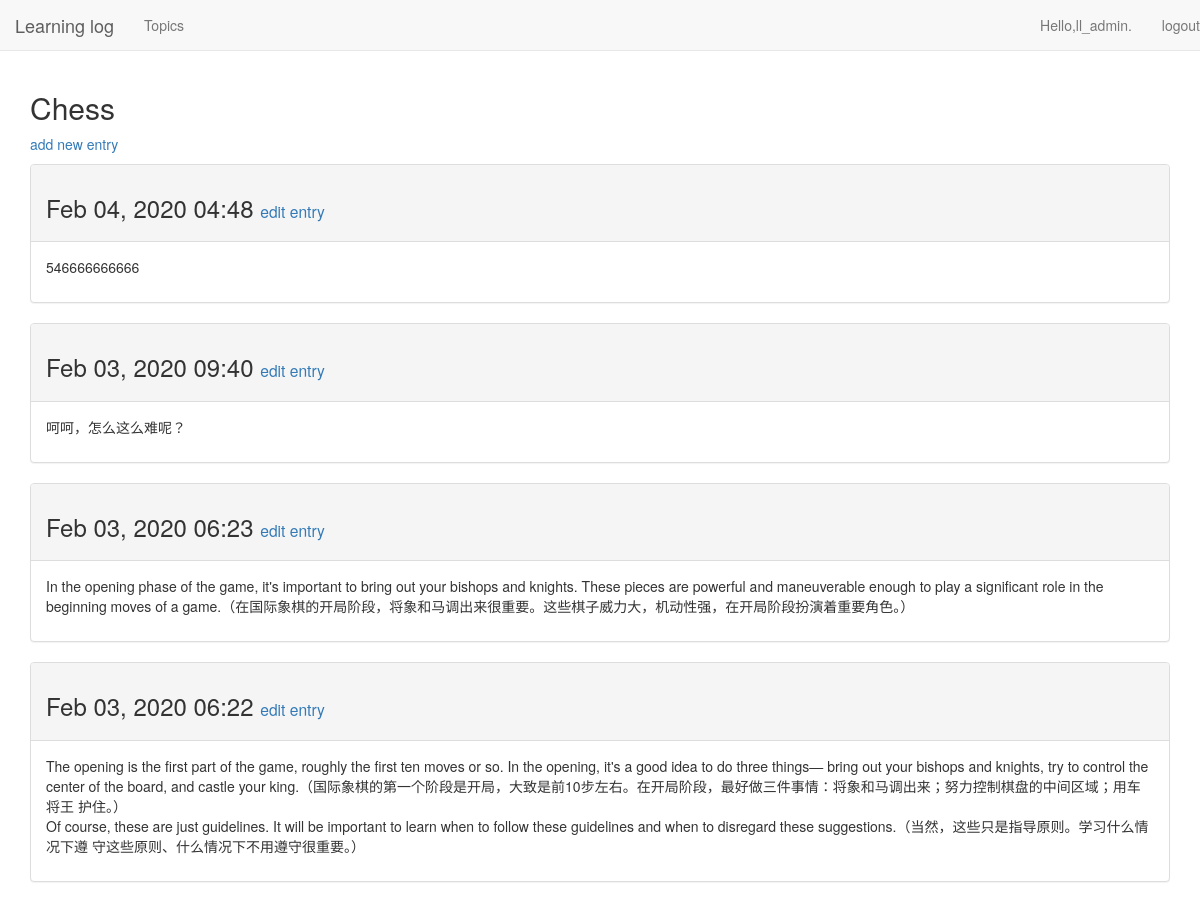
The page /topics/1/ (signed in) on the database its author committed.
### learning_logs/models.py (models this page shows, shortened)
class Topic(models.Model):
    text = models.CharField(max_length=200)
    data_added = models.DateTimeField(auto_now_add=True)
    owner = models.ForeignKey(User, on_delete=models.CASCADE)
    def __str__(self):
        return self.text

class Entry(models.Model):
    topic = models.ForeignKey(Topic, on_delete=models.CASCADE)
    text = models.TextField()
    data_added = models.DateTimeField(auto_now_add=True)
    class Meta:
        verbose_name_plural = 'entries'

### learning_logs/views.py (the view)
# urls.py: re_path(r'^topics/(?P<topic_id>\d+)/$', views.topic, name='topic'),
@login_required
def topic(request, topic_id):
    topic = Topic.objects.get(id=topic_id)
    if topic.owner != request.user:
        raise Http404
    entries = topic.entry_set.order_by('-data_added')
    context = {'topic': topic, 'entries': entries}
    return render(request, 'learning_logs/topic.html', context)

### learning_logs/templates/learning_logs/topic.html
{% extends 'learning_logs/base.html' %}
{% block header %}
    <h2>{{ topic }}</h2>
{% endblock %}
{% block content %}
    <p>
        <a href="{% url 'learning_logs:new_entry' topic.id %}">add new entry</a>
    </p>
    {% for entry in entries %}
        <div class="panel panel-default">
            <div class="panel-heading">
                <h3>
                    {{ entry.data_added|date:'M d, Y H:i' }}
                    <small>
                        <a href="{% url 'learning_logs:edit_entry' entry.id %}">edit entry</a>
                    </small>
                </h3>
            </div>
            <div class="panel-body">
                {{ entry.text|linebreaks }}
            </div>
        </div>
        {% empty %}
        There are no entries for this topic yet.
    {% endfor %}
{% endblock content %}

### learning_logs/templates/learning_logs/base.html (shortened to what this page needs)
{% load bootstrap3 %}
<!DOCTYPE html>
<html lang="en">
    <head>
        {% bootstrap_css %}
    </head>
    <body>
        <nav class="navbar navbar-default navbar-static-top">
            <div class="navbar-header">
                <a class="navbar-brand" href="{% url 'learning_logs:index' %}">
                    Learning log</a>
            </div>
            <div id="navbar" class="navbar-collapse collapse">
                <ul class="nav navbar-nav">
                    <li><a href="{% url 'learning_logs:topics' %}">Topics</a> </li>
                </ul>
                <ul class="nav navbar-nav navbar-right">
                    {% if user.is_authenticated %}
                        <li><a>Hello,{{ user.username }}.</a></li>
                        <li><a href="{% url 'users:logout' %}">logout</a> </li>
                    {% else %}
                        <li><a href="{% url 'users:register' %}">register</a></li>
                        <li><a href="{% url 'users:login' %}">login</a> </li>
                    {% endif %}
                </ul>
            </div>
        </nav>
        <div class="container">
            <div class="page-head">
               {% block header %}{% endblock %}
            </div>
            <div>
                {% block content %}{% endblock %}
            </div>
        </div>
    </body>
</html>

### rows shown on the page
Topic: text "Chess"
Entry: data_added "Feb 04, 2020 04:48", text "546666666666"
Entry: data_added "Feb 03, 2020 09:40", text "呵呵，怎么这么难呢？"
Entry: data_added "Feb 03, 2020 06:23", text "In the opening phase of the game, it's important to bring out your bishops and knights. These pieces are powerful and maneuverable enough to play a significant role in the beginning moves of a game.（在国际象棋的开局阶段，将象和马调出来很重要。这些棋子威力大，机动性强，在开局阶段扮演着重要角色。）"
Entry: data_added "Feb 03, 2020 06:22", text "The opening is the first part of the game, roughly the first ten moves or so. In the opening, it's a good idea to do three things— bring out your bishops and knights, try to control the center of the board, and castle your king.（国际象棋的第一个阶段是开局，大致是前10步左右。在开局阶段，最好做三件事情：将象和马调出来；努力控制棋盘的中间区域；用车将王 护住。） Of course, these are just guidelines. It will be important to learn when to follow these guidelines and when to disregard these suggestions.（当然，这些只是指导原则。学习什么情况下遵 守这些原则、什么情况下不用遵守很重要。）"

### other values the page prints
{{ user.username }} "ll_admin"
